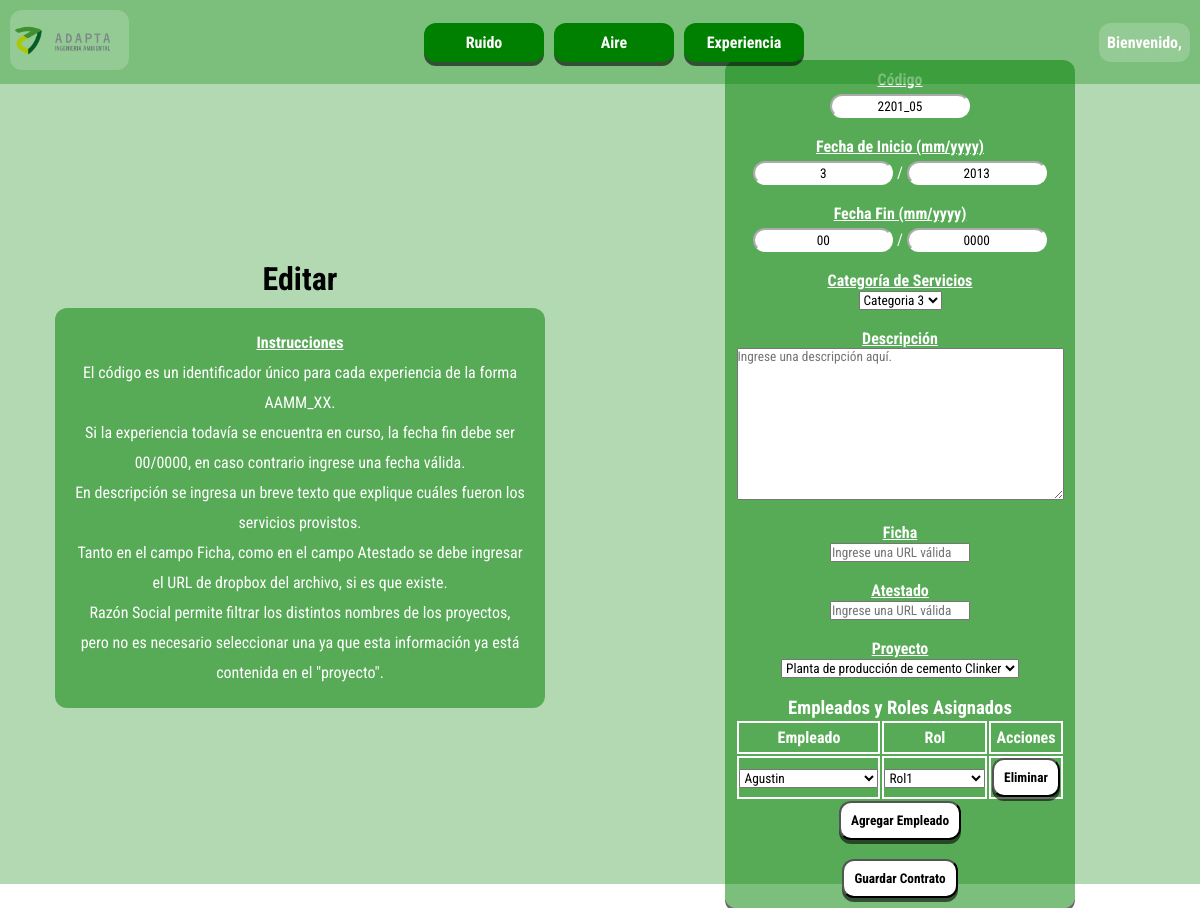
Screenshot of /experiencia/tabla/editar/6/ (signed in) with the database file from the repository.
### servicios_adapta_app/models.py (models this page shows, shortened)
class experienciaContrato(models.Model):
    fechaInicio = models.DateField()
    fechaFin = models.DateField(null=True, blank=True) #Despues se ingresa por el usuario un texto con el formato aaaa-mm-dd
    codigo = models.CharField(max_length=8, unique=True)
    CAT_CHOICES = [
        ('categoria1', 'Categoria 1'),
        ('categoria2', 'Categoria 2'),
        ('categoria3', 'Categoria 3'),
        ('categoria4', 'Categoria 4'),
        ('categoria5', 'Categoria 5'),
        ('categoria6', 'Categoria 6'),
    ]
    catServicios = models.CharField(max_length=50, choices=CAT_CHOICES)
    ficha = models.URLField(null=True, blank=True)
    atestado = models.URLField(null=True, blank=True)
    proyecto = models.ForeignKey(experienciaProyecto, on_delete=models.CASCADE)
    empleados = models.ManyToManyField(experienciaEmpleado, through='ContratoEmpleado')
    descripcion = models.TextField(null=True, blank=True)

class ContratoEmpleado(models.Model):
    contrato = models.ForeignKey(experienciaContrato, on_delete=models.CASCADE)
    empleado = models.ForeignKey(experienciaEmpleado, on_delete=models.CASCADE)
    rol = models.ForeignKey(experienciaRol, on_delete=models.CASCADE)

class experienciaEmpleado(models.Model):
    nombre = models.CharField(max_length=100)

class experienciaRol(models.Model):
    nombre = models.CharField(max_length=100)

### servicios_adapta_app/views.py (the view)
# urls.py: path('experiencia/tabla/editar/<int:contrato_id>/', views.editar_contrato, name='experiencia-editar'),
def editar_contrato(request, contrato_id):
    if request.user.is_authenticated:
        contrato = get_object_or_404(experienciaContrato, id=contrato_id)
        proyectos_disponibles = experienciaProyecto.objects.all().order_by("nombre")  # Obtener los proyectos disponibles
        proyecto_actual = contrato.proyecto  # Obtener el proyecto actual del contrato
        empleados_disponibles = experienciaEmpleado.objects.all()  # Obtener todos los empleados disponibles
        roles_disponibles = experienciaRol.objects.all()  # Obtener todos los roles disponibles
        empleados_asignados = contrato.empleados.all()  # Obtener los empleados asignados al contrato
        roles_asignados = ContratoEmpleado.objects.filter(contrato=contrato)  # Obtener los roles asignados al contrato
        descripcion = contrato.descripcion
        return render(request, './servicios_adapta_app/experiencia_contrato_editar.html', {
            'contrato': contrato,
            'CAT_CHOICES': experienciaContrato.CAT_CHOICES,
            'proyectos': proyectos_disponibles,
            'proyecto_actual': proyecto_actual,
            'empleados': empleados_disponibles,
            'roles': roles_disponibles,
            'empleados_asignados': empleados_asignados,
            'roles_asignados': roles_asignados,
            'descripcion': descripcion,
        })
    else:
        return redirect('login')

### servicios_adapta_app/templates/servicios_adapta_app/experiencia_contrato_editar.html (shortened to what this page needs)
{% extends './base.html' %}
{% block content %}
<div class="container">
    <div class="left">
        <h1>Editar</h1>
        <div class="info">
            <label class="title">Instrucciones</label>
            <p>
                El código es un identificador único para cada experiencia de la forma AAMM_XX.<br>
                Si la experiencia todavía se encuentra en curso, la fecha fin debe ser 00/0000, en caso contrario ingrese una fecha válida.<br>
                En descripción se ingresa un breve texto que explique cuáles fueron los servicios provistos.<br>
                Tanto en el campo Ficha, como en el campo Atestado se debe ingresar el URL de dropbox del archivo, si es que existe.<br>
                Razón Social permite filtrar los distintos nombres de los proyectos, pero no es necesario seleccionar una ya que esta información ya está contenida en el "proyecto".<br>
            </p>
        </div>
    </div>
    <div class="right">
        <form method="POST" action="{% url 'guardar_contrato' contrato.id %}" enctype="multipart/form-data">
            <label for="codigo" class="title">Código</label>
            <br>
            <input type="text" name="codigo" value="{{ contrato.codigo }}" required>
            <br>
            <br>
            <label for="mes-inicio" class="title">Fecha de Inicio (mm/yyyy)</label>
            <br>
            <input type="text" name="mes-inicio" maxlength="2" value="{{ contrato.fechaInicio.month }}" required> /
            <input type="text" name="ano-inicio" maxlength="4" value="{{ contrato.fechaInicio.year }}" required>
            <br>
            <br>
            <label for="mes-fin" class="title">Fecha Fin (mm/yyyy)</label>
            <br>
            {% if contrato.fechaFin == None %}
                <input type="text" name="mes-fin" maxlength="2"  value="00"> /
                <input type="text" name="ano-fin" maxlength="4"  value="0000">
            {% else %}
                <input type="text" name="mes-fin" maxlength="2"  value="{{ contrato.fechaFin.month }}"> /
                <input type="text" name="ano-fin" maxlength="4"  value="{{ contrato.fechaFin.year }}">
            {% endif %}
            <br>
            <br>
            <label for="cat-servicios" class="title">Categoría de Servicios</label>
            <br>
            <select name="cat-servicios" required>
                {% for choice in CAT_CHOICES %}
                <option value="{{ choice.0 }}" {% if choice.0 == contrato.catServicios %}selected{% endif %}>
                    {{ choice.1 }}
                </option>
                {% endfor %}
            </select>
            <br>
            <br>
            <label for="descripcion" class="title">Descripción</label>
            <br>
            <textarea name="descripcion" rows="10" cols="50" placeholder="Ingrese una descripción aquí.">{% if contrato.descripcion %}{{ contrato.descripcion }}{% endif %}</textarea>
            <br>
            <br>
            <label for="ficha" class="title">Ficha</label>
            <br>
            <input type="url" id="ficha_url" name="ficha" placeholder="Ingrese una URL válida" {% if contrato.ficha %}value="{{ contrato.ficha }}"{% endif %}>
            <br>
            <br>
            <label for="atestado" class="title">Atestado</label>
            <br>
            <input type="url" id="atestado_url" name="atestado" placeholder="Ingrese una URL válida" {% if contrato.atestado %}value="{{ contrato.atestado }}"{% endif %}">
            <br>
            <br>
            <label for="proyecto" class="title">Proyecto</label>
            <br>
            <select name="proyecto" required>
                {% for proyecto in proyectos %}
                <option value="{{ proyecto.id }}" {% if proyecto.id == proyecto_actual.id %}selected{% endif %}>
                    {{ proyecto.nombre }}
                </option>
                {% endfor %}
            </select>
            <br>
            <br>
            <h3>Empleados y Roles Asignados</h3>
<table id="empleados-table">
    <tr>
        <th>Empleado</th>
        <th>Rol</th>
        <th>Acciones</th>
    </tr>
    {% for asignacion in contrato.contratoempleado_set.all %}
    <tr class="empleado-row">
        <td>
            <select name="empleado" class="empleado-select" required>
                {% for empleado in empleados %}
                    <option value="{{ empleado.id }}" {% if empleado == asignacion.empleado %}selected{% endif %}>{{ empleado.nombre }}</option>
                {% endfor %}
            </select>
        </td>
        <td>
            <select name="rol" class="rol-select" required>
                {% for rol in roles %}
                    <option value="{{ rol.id }}" {% if rol == asignacion.rol %}selected{% endif %}>{{ rol.nombre }}</option>
                {% endfor %}
            </select>
        </td>
        <td>
            <button type="button" class="remove-empleado" data-asignacion-id="{{ asignacion.id }}">Eliminar</button>
        </td>
    </tr>
    {% endfor %}
</table>
<button type="button" id="add-empleado">Agregar Empleado</button>
            <br>
            <br>
            <button type="submit">Guardar Contrato</button>
        </form>
    </div>
</div>
{% endblock %}

### servicios_adapta_app/static/main.css (style rules this page uses)
* { margin: 0; padding: 0; font-family: 'Roboto Condensed', sans-serif; }
body { height: 100vh; }
.container { display: flex; justify-content: center; align-items: center; background-color: rgba(0, 128, 0, 0.297); height: 100vh; }
.info { padding: 20px; color: white; width: 75%; background-color: rgba(0, 128, 0, 0.514); border-radius: 12px; text-align: center; line-height: 30px; }
.info { margin-top: 10px; }

### servicios_adapta_app/static/form.css (style rules this page uses)
.left { width: 50%; display: flex; justify-content: center; align-items: center; flex-direction: column; }
.right { width: 50%; display: flex; justify-content: center; align-items: center; text-align: center; }
form { background-color: rgba(0, 128, 0, 0.514); border-radius: 12px; padding: 10px; box-shadow: 0px 4px rgba(0, 0, 0, 0.577); color: white }
.title { font-weight: bold; text-decoration: underline; }
form button { font-weight: bold; background-color: white; border-radius: 12px; box-shadow: 0px 4px rgba(0, 0, 0, 0.577); padding: 10px; }
input[type=text], input[type=number], input[type=password] { height: 20px; border-radius: 12px; border-color: white; text-align: center; margin-top: 5px; }
#empleados-table { margin: 0 auto; }

### servicios_adapta_app/static/tabla-mediciones.css (style rules this page uses)
.table-section table, td, th { text-align: center; border-collapse: collapse; border: 2px solid white; }
.table-section td, th { padding: 5px; }

### rows the page displays
experienciaContrato: codigo "2201_05", mes-inicio "3", ano-inicio "2013", cat-servicios "Categoria 3"
ContratoEmpleado: empleado "Agustin", rol "Rol1"

### other values shown
form field proyecto "Planta de producción de cemento Clinker"
